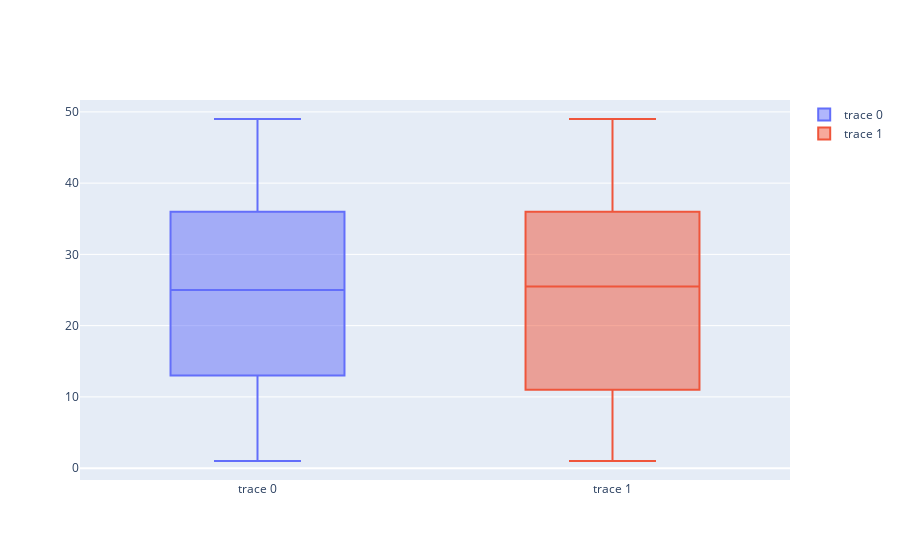

The notebook cell saved with this chart:
### Code cell
#Boxplot---go.Box()
fig=go.Figure()
fig.add_trace(go.Box(y=X))
fig.add_trace(go.Box(y=Y))
fig.show()

### Figure 1 — Plotly figure (JSON) as saved in the notebook; plotly's stock layout.template omitted (floating-point values rounded to 4 significant figures; data arrays with more than 128 entries replaced by an {"elided": "..."} marker saying what was removed)
{"data": [{"type": "box", "y": {"elided": "150 int values"}}, {"type": "box", "y": {"elided": "150 int values"}}], "layout": {}}
